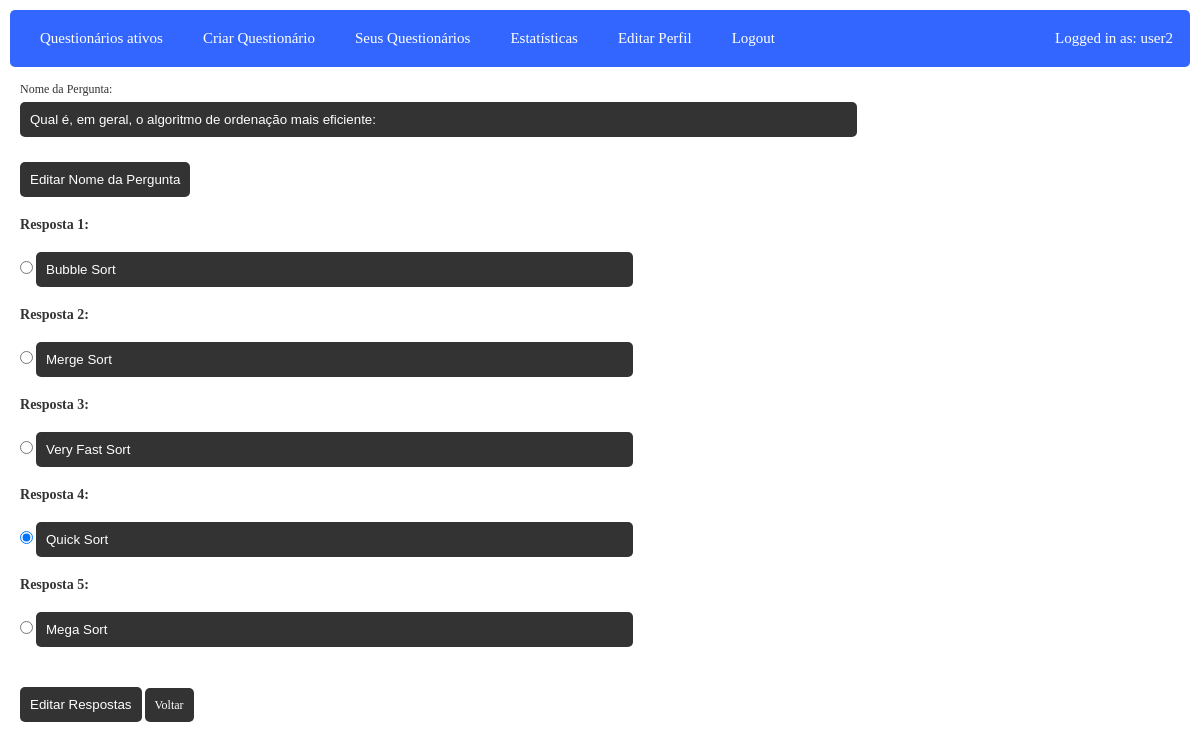
Page /php/www/editarSuaPerguntaEditar.php?questionario=1&pergunta=1 (signed in) on the committed database.
### tables this page shows
CREATE TABLE `users` (
  `id` int(11) NOT NULL,
  `nome` varchar(80) NOT NULL,
  `email` varchar(100) NOT NULL,
  `password` varchar(200) NOT NULL,
  `tipo` int(11) NOT NULL
);

CREATE TABLE `pergunta` (
  `PerguntaID` int(11) NOT NULL,
  `Texto` text NOT NULL,
  `Resposta` int(11) NOT NULL,
  `QuestionarioID` int(11) NOT NULL
);

CREATE TABLE `resposta` (
  `RespostaID` int(11) NOT NULL,
  `Texto` text NOT NULL,
  `Correta` tinyint(1) NOT NULL,
  `PerguntaID` int(11) NOT NULL
);

### php/www/functions.php (called while the page is built, shortened)
<?php
function loggedin(){
	if(isset($_SESSION['user_id']) && !empty($_SESSION['user_id'])){
		return true;
	}else{
		return false;
	}
}
function get_perguntas_by_questionario($pdo,$questionarioID){
    $statement = $pdo->prepare("SELECT * FROM `pergunta` WHERE `QuestionarioID` = $questionarioID order by `PerguntaID`");
    $statement->execute();
    $suas_perguntas = $statement->fetchAll();
    return $suas_perguntas;
}
function get_respostas_by_pergunta($pdo,$perguntaid){
    $statement = $pdo->prepare("SELECT * FROM `resposta` WHERE `PerguntaID` = $perguntaid order by `RespostaID`");
    $statement->execute();
    $suas_respostas = $statement->fetchAll();
    return $suas_respostas;
}
function get_all_users($pdo){
	$statement = $pdo->prepare("SELECT * FROM users");
	$statement->execute();
	$all_users = $statement->fetchAll();
	return $all_users;
}

### php/www/editarSuaPerguntaEditar.php (the view, shortened to what this page needs)
<html>
<link rel='stylesheet' href='style.css'/>
<?php
include 'functions.php';
include 'header.php';
$pdo = create_database_connection();
?>
<div class='container'>
    <?php
    $count = 1;
    $questionarioID = $_GET['questionario'];
    $perguntaID = $_GET['pergunta'];
    $perguntas = get_perguntas_by_questionario($pdo, $questionarioID);
    $respostas = get_respostas_by_pergunta($pdo, $perguntaID);
    foreach ($perguntas as $pergunta) {
        if ($pergunta['PerguntaID'] == $perguntaID) {
            $pergunta_texto = $pergunta['Texto'];
        }
    }
    ?>
    <form action="" method="post">
        Nome da Pergunta:<br/>
        <input type="text" name="texto" value="<?php echo "$pergunta_texto"; ?>" autocomplete="off" size="100">
        <br/><br/>
        <input type='submit' name='textoPergunta' value='Editar Nome da Pergunta'>
        <div>
            <?php
            foreach ($respostas as $resposta) {
                echo "<h3>Resposta $count:</h3>";
                $resposta_texto = $resposta['Texto'];
                if ($resposta['Correta'] == 1) {
                    ?><input type="radio" id="resposta<?php echo "$count"; ?>" name="radio"
                             value="resposta<?php echo "$count"; ?>" checked="checked" size="70"><?php
                } else {
                    ?><input type="radio" id="resposta<?php echo "$count"; ?>" name="radio" size="70"
                             value="resposta<?php echo "$count"; ?>"><?php
                }
                ?>
                <input type='text' name='resposta<?php echo "$count"; ?>texto' value="<?php echo "$resposta_texto"; ?>"
                       size="70"
                       autocomplete="off"/>
                <br>
                <?php
                $count += 1;
            }
            ?>
            <br><br>
            <input type='submit' name='submit' value='Editar Respostas'>
            <?php
            echo "<a href='editarSuaPergunta.php?questionario=$questionarioID' class='box'>Voltar</a>"
            ?>
        </div>
    </form>
</div>
</body>
</html>

### php/www/header.php (shortened to what this page needs)
<div id='title_bar'>
<ul>
	<?php
	if(loggedin()){
		?>
		<?php
		$my_id=$_SESSION['user_id'];
		$pdo = create_database_connection();
		$users=get_all_users($pdo);
        ?><li><a href='questionariosAtivos.php'>Questionários ativos</a></li><?php
        ?><li><a href='introduzirQuestionarioModo.php'>Criar Questionário</a></li><?php
        ?><li><a href='opcoesSeusQuestionarios.php' class='box' >Seus Questionários</a></li><?php
		foreach($users as $user){
			$user_id=$user["id"];
			if($user_id==$my_id){
				if($user['tipo']==1){
					?>
                    <li><a href='apagarQuestionario.php'>Apagar Questionários</a></li>
                    <li><a href='membros.php'>Membros</a></li>
                    <li><a href='gerirUtilizadores.php'>Gerir Utilizadores</a></li>
					<?php
				}if($user['tipo']==0){
					?>
                    <li><a href='estatisticas.php' class='box' >Estatísticas</a></li>
                    <li><a href='editarPerfil.php' class='box'>Editar Perfil</a></li>
					<?php
				}
			}
		}
		?>
		<li><a href='logout.php'>Logout</a></li>
		<div class="topright">
		<?php
		foreach($users as $user){
			$userid=$user["id"];
			if($userid==$my_id){
				$nome=$user['nome'];
				echo "<h10>Logged in as: $nome</h10>";
			}
		}
		?>
		</div>
		<?php
	}else{
		?>
		<li><a href='login.php'>Log in</a></li>
		<li><a href='registar.php'>Registar</a></li>
		<?php
	}
	?>
</ul>
</div>

### php/www/style.css (style rules this page uses)
input { background: #333; color:#fff; padding:10px; border-radius:5px; border:0px; margin:5px auto; }
#title_bar { background: #3366ff; color:#333; padding: 10px; border-radius:5px; }
#title_bar ul { list-style:none; padding: 0px; margin:0px; }
#title_bar ul li { float:left; padding:10px 10px; }
#title_bar ul li a { background: #3366ff; color: #ffffff; font-size: 15px; padding: 10px; text-decoration: none; border-radius: 5px; }
.container { background: #ffffff; color:#333; padding:10px; border-radius: 20px; margin:5px 0px; min-height: 800px; }
.box { background: #333; color: #fff; padding:10px; border-radius: 5px; margin: 10px 0px; width:25%; text-decoration:none; }
.topright { position: absolute; top: 28px; right: 25px; font-size: 15px; background: #3366ff; color: #ffffff; padding: 2px; width:auto; }

### rows in the picture
users: tipo "Estatísticas", nome "user2"
pergunta: texto "Qual é, em geral, o algoritmo de ordenação mais eficiente:"
resposta: resposta1texto "Bubble Sort"
resposta: resposta2texto "Merge Sort"
resposta: resposta3texto "Very Fast Sort"
resposta: resposta4texto "Quick Sort"
resposta: resposta5texto "Mega Sort"
